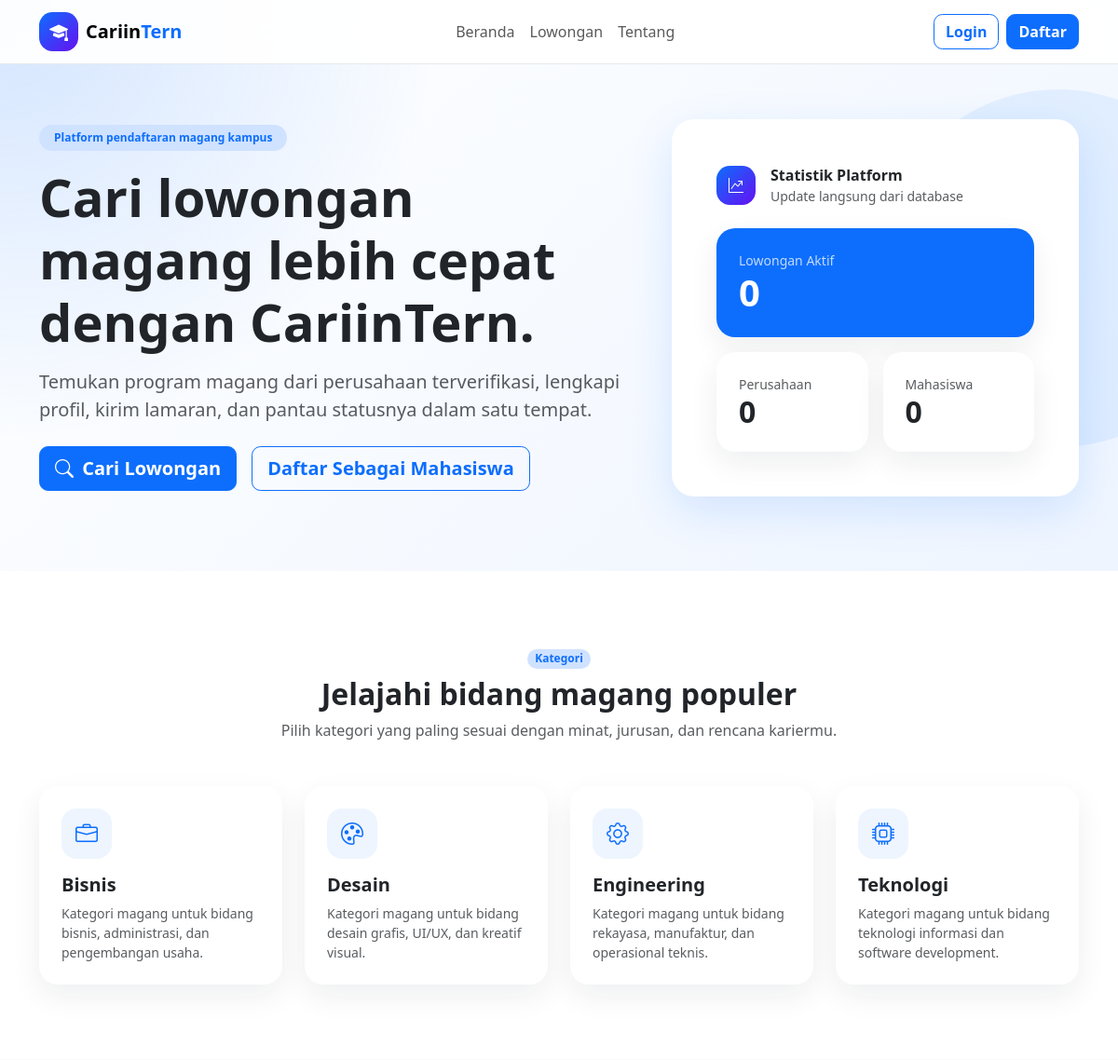
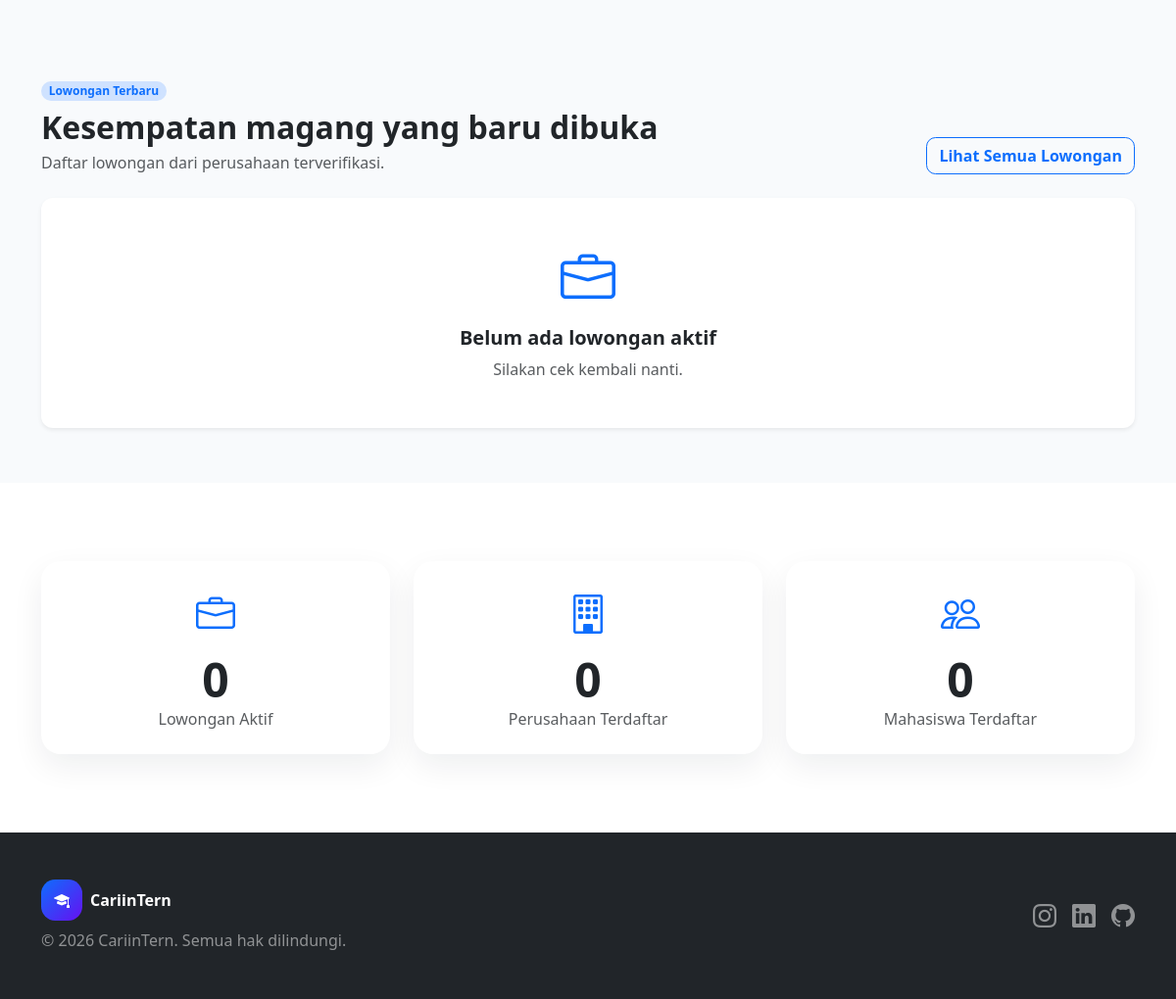
The page / on the database its author committed (2 pictures, top to bottom).
### tables this page shows
CREATE TABLE internship_categories (
    id INT UNSIGNED AUTO_INCREMENT PRIMARY KEY,
    name VARCHAR(100) NOT NULL,
    slug VARCHAR(100) NOT NULL,
    description TEXT NULL,
    is_active TINYINT(1) NOT NULL DEFAULT 1,
    created_at TIMESTAMP NOT NULL DEFAULT CURRENT_TIMESTAMP,
    updated_at TIMESTAMP NOT NULL DEFAULT CURRENT_TIMESTAMP ON UPDATE CURRENT_TIMESTAMP,
    UNIQUE KEY unique_internship_categories_slug (slug),
    KEY idx_internship_categories_is_active (is_active)
);

### includes/functions.php (called while the page is built, shortened)
<?php
function sanitize(string $input): string
{
    return htmlspecialchars(trim($input), ENT_QUOTES, 'UTF-8');
}
function truncate_text(string $text, int $length = 100): string
{
    $cleanText = trim($text);
    if (strlen($cleanText) <= $length) {
        return $cleanText;
    }
    return rtrim(substr($cleanText, 0, $length)) . '...';
}

### index.php (the view, shortened to what this page needs)
<?php
$totalActiveJobs = 0;
$totalCompanies = 0;
$totalStudents = 0;
$latestJobs = [];
$categories = [];
try {
    $pdo = Database::getInstance()->getConnection();
    $totalActiveJobs = (int) $pdo->query(
        'SELECT COUNT(*)
         FROM job_listings
         WHERE status = \'open\' AND deadline >= CURDATE()'
    )->fetchColumn();
    $totalCompanies = (int) $pdo->query('SELECT COUNT(*) FROM company_profiles')->fetchColumn();
    $totalStudents = (int) $pdo->query('SELECT COUNT(*) FROM student_profiles')->fetchColumn();
    $categoryStmt = $pdo->query(
        'SELECT id, name, slug, description
         FROM internship_categories
         WHERE is_active = 1
         ORDER BY name ASC'
    );
    $categories = $categoryStmt->fetchAll();
    $jobsStmt = $pdo->query(
        'SELECT job_listings.id, job_listings.title, job_listings.description, job_listings.location,
                job_listings.quota, job_listings.deadline, job_listings.created_at,
                company_profiles.company_name, company_profiles.logo, company_profiles.is_verified,
                internship_categories.name AS category_name,
                COALESCE(accepted_counts.accepted_count, 0) AS accepted_count
         FROM job_listings
         INNER JOIN company_profiles ON company_profiles.id = job_listings.company_id
         INNER JOIN internship_categories ON internship_categories.id = job_listings.category_id
         LEFT JOIN (
             SELECT job_id, COUNT(*) AS accepted_count
             FROM applications
             WHERE status = \'accepted\'
             GROUP BY job_id
         ) accepted_counts ON accepted_counts.job_id = job_listings.id
         WHERE job_listings.status = \'open\'
           AND job_listings.deadline >= CURDATE()
           AND company_profiles.is_verified = 1
         ORDER BY job_listings.created_at DESC, job_listings.id DESC
         LIMIT 6'
    );
    $latestJobs = $jobsStmt->fetchAll();
} catch (PDOException $exception) {
    error_log('Public landing query failed: ' . $exception->getMessage());
}
$categoryIcons = [
    'teknologi' => 'bi-cpu',
    'bisnis' => 'bi-briefcase',
    'desain' => 'bi-palette',
    'engineering' => 'bi-gear',
];
function public_category_icon(array $category, array $iconMap): string
{
    $slug = strtolower((string) ($category['slug'] ?? ''));
    return $iconMap[$slug] ?? 'bi-tags';
}
?>
<!DOCTYPE html>
<html lang="id">
<head>
    <link href="https://cdn.jsdelivr.net/npm/bootstrap@5.3.3/dist/css/bootstrap.min.css" rel="stylesheet">
    <link href="https://cdn.jsdelivr.net/npm/bootstrap-icons@1.11.3/font/bootstrap-icons.min.css" rel="stylesheet">
    <link href="<?= rtrim(BASE_URL, '/'); ?>/assets/css/custom.css" rel="stylesheet">
</head>
<body>
    <nav class="navbar navbar-expand-lg fixed-top landing-navbar">
        <div class="container">
            <a class="navbar-brand d-flex align-items-center gap-2 fw-bold" href="<?= rtrim(BASE_URL, '/'); ?>/index.php">
                <span class="brand-mark"><i class="bi bi-mortarboard-fill"></i></span>
                <span>Cariin<span class="text-primary">Tern</span></span>
            </a>
            <div class="collapse navbar-collapse" id="publicNavbar">
                <ul class="navbar-nav mx-auto mb-2 mb-lg-0">
                    <li class="nav-item"><a class="nav-link" href="#beranda">Beranda</a></li>
                    <li class="nav-item"><a class="nav-link" href="#lowongan">Lowongan</a></li>
                    <li class="nav-item"><a class="nav-link" href="#tentang">Tentang</a></li>
                </ul>
                <div class="d-flex gap-2">
                    <a href="<?= rtrim(BASE_URL, '/'); ?>/login.php" class="btn btn-outline-primary">Login</a>
                    <a href="<?= rtrim(BASE_URL, '/'); ?>/register.php" class="btn btn-primary">Daftar</a>
                </div>
            </div>
        </div>
    </nav>
    <main>
        <section id="beranda" class="hero-section">
            <div class="container position-relative">
                <div class="row align-items-center g-5">
                    <div class="col-12 col-lg-7">
                        <span class="badge bg-primary-subtle text-primary rounded-pill px-3 py-2 mb-3">
                            Platform pendaftaran magang kampus
                        </span>
                        <h1 class="display-4 fw-bold mb-3">Cari lowongan magang lebih cepat dengan CariinTern.</h1>
                        <p class="lead text-muted mb-4">
                            Temukan program magang dari perusahaan terverifikasi, lengkapi profil, kirim lamaran, dan pantau statusnya dalam satu tempat.
                        </p>
                        <div class="d-flex flex-column flex-sm-row gap-3">
                            <a href="<?= rtrim(BASE_URL, '/'); ?>/student/jobs/index.php" class="btn btn-primary btn-lg">
                                <i class="bi bi-search me-1"></i>
                                Cari Lowongan
                            </a>
                            <a href="<?= rtrim(BASE_URL, '/'); ?>/register.php" class="btn btn-outline-primary btn-lg">
                                Daftar Sebagai Mahasiswa
                            </a>
                        </div>
                    </div>
                    <div class="col-12 col-lg-5">
                        <div class="card hero-card">
                            <div class="card-body p-4 p-xl-5">
                                <div class="d-flex align-items-center gap-3 mb-4">
                                    <div class="brand-mark"><i class="bi bi-graph-up-arrow"></i></div>
                                    <div>
                                        <div class="fw-bold">Statistik Platform</div>
                                        <div class="text-muted small">Update langsung dari database</div>
                                    </div>
                                </div>
                                <div class="row g-3">
                                    <div class="col-12">
                                        <div class="stat-panel bg-primary text-white p-4">
                                            <div class="small opacity-75">Lowongan Aktif</div>
                                            <div class="display-6 fw-bold mb-0 counter" data-target="<?= $totalActiveJobs; ?>">0</div>
                                        </div>
                                    </div>
                                    <div class="col-6">
                                        <div class="stat-panel bg-white p-4">
                                            <div class="small text-muted">Perusahaan</div>
                                            <div class="h2 fw-bold mb-0 counter" data-target="<?= $totalCompanies; ?>">0</div>
                                        </div>
                                    </div>
                                    <div class="col-6">
                                        <div class="stat-panel bg-white p-4">
                                            <div class="small text-muted">Mahasiswa</div>
                                            <div class="h2 fw-bold mb-0 counter" data-target="<?= $totalStudents; ?>">0</div>
                                        </div>
                                    </div>
                                </div>
                            </div>
                        </div>
                    </div>
                </div>
            </div>
        </section>
        <section id="tentang" class="section-padding bg-white">
            <div class="container">
                <div class="text-center mx-auto mb-5" style="max-width: 680px;">
                    <span class="badge bg-primary-subtle text-primary rounded-pill mb-2">Kategori</span>
                    <h2 class="fw-bold">Jelajahi bidang magang populer</h2>
                    <p class="text-muted mb-0">Pilih kategori yang paling sesuai dengan minat, jurusan, dan rencana kariermu.</p>
                </div>
                <div class="row g-4">
                    <?php foreach ($categories as $category): ?>
                        <div class="col-12 col-sm-6 col-lg-3">
                            <a href="<?= rtrim(BASE_URL, '/'); ?>/student/jobs/index.php?category_id=<?= (int) $category['id']; ?>" class="text-decoration-none text-dark">
                                <div class="card category-card h-100">
                                    <div class="card-body p-4">
                                        <div class="category-icon mb-3">
                                            <i class="bi <?= sanitize(public_category_icon($category, $categoryIcons)); ?>"></i>
                                        </div>
                                        <h3 class="h5 fw-bold mb-2"><?= sanitize((string) $category['name']); ?></h3>
                                        <p class="text-muted small mb-0"><?= sanitize(truncate_text((string) ($category['description'] ?? 'Temukan lowongan magang sesuai kategori ini.'), 85)); ?></p>
                                    </div>
                                </div>
                            </a>
                        </div>
                    <?php endforeach; ?>
                </div>
            </div>
        </section>
        <section id="lowongan" class="section-padding">
            <div class="container">
                <div class="d-flex flex-column flex-md-row justify-content-between align-items-md-end gap-3 mb-4">
                    <div>
                        <span class="badge bg-primary-subtle text-primary rounded-pill mb-2">Lowongan Terbaru</span>
                        <h2 class="fw-bold mb-1">Kesempatan magang yang baru dibuka</h2>
                        <p class="text-muted mb-0">Daftar lowongan dari perusahaan terverifikasi.</p>
                    </div>
                    <a href="<?= rtrim(BASE_URL, '/'); ?>/student/jobs/index.php" class="btn btn-outline-primary">
                        Lihat Semua Lowongan
                    </a>
                </div>
                <?php if ($latestJobs === []): ?>
                    <div class="card border-0 shadow-sm">
                        <div class="card-body text-center py-5">
                            <i class="bi bi-briefcase display-4 text-primary d-block mb-3"></i>
                            <h3 class="h5 fw-bold">Belum ada lowongan aktif</h3>
                            <p class="text-muted mb-0">Silakan cek kembali nanti.</p>
                        </div>
                    </div>
                <?php endif; ?>
            </div>
        </section>
        <section class="section-padding bg-white">
            <div class="container">
                <div class="row g-4 text-center">
                    <div class="col-12 col-md-4">
                        <div class="stat-panel p-4 h-100">
                            <i class="bi bi-briefcase text-primary fs-1"></i>
                            <div class="display-5 fw-bold counter mt-2" data-target="<?= $totalActiveJobs; ?>">0</div>
                            <div class="text-muted">Lowongan Aktif</div>
                        </div>
                    </div>
                    <div class="col-12 col-md-4">
                        <div class="stat-panel p-4 h-100">
                            <i class="bi bi-building text-primary fs-1"></i>
                            <div class="display-5 fw-bold counter mt-2" data-target="<?= $totalCompanies; ?>">0</div>
                            <div class="text-muted">Perusahaan Terdaftar</div>
                        </div>
                    </div>
                    <div class="col-12 col-md-4">
                        <div class="stat-panel p-4 h-100">
                            <i class="bi bi-people text-primary fs-1"></i>
                            <div class="display-5 fw-bold counter mt-2" data-target="<?= $totalStudents; ?>">0</div>
                            <div class="text-muted">Mahasiswa Terdaftar</div>
                        </div>
                    </div>
                </div>
            </div>
        </section>
    </main>
    <footer class="bg-dark text-white py-5">
        <div class="container">
            <div class="row g-4 align-items-center">
                <div class="col-12 col-lg-6">
                    <div class="d-flex align-items-center gap-2 fw-bold mb-2">
                        <span class="brand-mark"><i class="bi bi-mortarboard-fill"></i></span>
                        <span>CariinTern</span>
                    </div>
                    <p class="text-white-50 mb-0">&copy; <?= date('Y'); ?> CariinTern. Semua hak dilindungi.</p>
                </div>
                <div class="col-12 col-lg-6">
                    <div class="d-flex justify-content-lg-end gap-3">
                        <a href="#" class="text-white-50 fs-4" aria-label="Instagram"><i class="bi bi-instagram"></i></a>
                        <a href="#" class="text-white-50 fs-4" aria-label="LinkedIn"><i class="bi bi-linkedin"></i></a>
                        <a href="#" class="text-white-50 fs-4" aria-label="GitHub"><i class="bi bi-github"></i></a>
                    </div>
                </div>
            </div>
        </div>
    </footer>
</body>
</html>

### assets/css/custom.css (style rules this page uses)
:root { --app-sidebar-width: 250px; --app-bg: #f8f9fa; --app-border: #dee2e6; --app-primary: #0d6efd; --app-dark: #212529; --app-muted: #6c757d; }
body { background: var(--app-bg); color: #212529; font-family: system-ui, -apple-system, "Segoe UI", Roboto, "Helvetica Neue", Arial, sans-serif; }
a { transition: color 0.2s ease, background-color 0.2s ease, border-color 0.2s ease; }
.card { border: none; border-radius: 12px; box-shadow: 0 2px 10px rgba(0, 0, 0, 0.06); }
.btn { border-radius: 0.6rem; font-weight: 600; }

### index.php (style rules this page uses)
body { background: #f8fafc; }
.landing-navbar { backdrop-filter: blur(18px); background: rgba(255, 255, 255, 0.92); border-bottom: 1px solid rgba(222, 226, 230, 0.75); }
.hero-section { position: relative; overflow: hidden; padding: 8rem 0 5rem; background: radial-gradient(circle at top left, rgba(13, 110, 253, 0.18), transparent 35%), linear-gradient(135deg, #ffffff 0%, #eef5ff 100%); }
.hero-section::after { content: ""; position: absolute; right: -8rem; top: 6rem; width: 24rem; height: 24rem; border-radius: 50%; background: rgba(13, 110, 253, 0.08); }
.hero-card { position: relative; z-index: 1; border: 0; border-radius: 1.5rem; box-shadow: 0 1rem 3rem rgba(13, 110, 253, 0.14); }
.brand-mark { width: 42px; height: 42px; display: inline-flex; align-items: center; justify-content: center; border-radius: 0.9rem; color: #fff; background: linear-gradient(135deg, #0d6efd, #6610f2); }
.section-padding { padding: 5rem 0; }
.category-card, .landing-job-card, .stat-panel { border: 0; border-radius: 1.25rem; box-shadow: 0 0.75rem 2rem rgba(15, 23, 42, 0.07); transition: transform 0.2s ease, box-shadow 0.2s ease; }
.category-icon { width: 54px; height: 54px; border-radius: 1rem; display: inline-flex; align-items: center; justify-content: center; background: #eef5ff; color: #0d6efd; font-size: 1.5rem; }

### rows shown on the page
internship_categories: name "Bisnis", description "Kategori magang untuk bidang bisnis, administrasi, dan pengembangan usaha."
internship_categories: name "Desain", description "Kategori magang untuk bidang desain grafis, UI/UX, dan kreatif visual."
internship_categories: name "Engineering", description "Kategori magang untuk bidang rekayasa, manufaktur, dan operasional teknis."
internship_categories: name "Teknologi", description "Kategori magang untuk bidang teknologi informasi dan software development."
